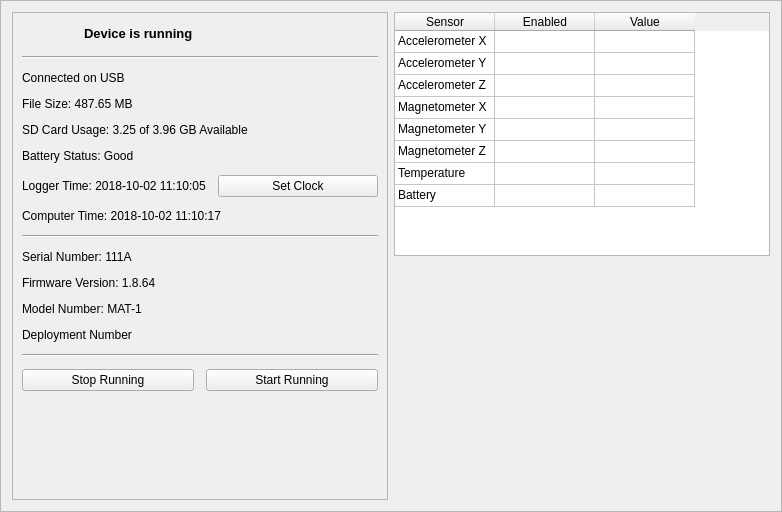
<?xml version="1.0" encoding="UTF-8"?>
<ui version="4.0">
 <class>Frame</class>
 <widget class="QFrame" name="Frame">
  <property name="geometry">
   <rect>
    <x>0</x>
    <y>0</y>
    <width>782</width>
    <height>512</height>
   </rect>
  </property>
  <property name="windowTitle">
   <string>Frame</string>
  </property>
  <property name="frameShape">
   <enum>QFrame::StyledPanel</enum>
  </property>
  <property name="frameShadow">
   <enum>QFrame::Raised</enum>
  </property>
  <layout class="QGridLayout" name="gridLayout" columnstretch="1,1">
   <item row="0" column="0" rowspan="2">
    <widget class="QFrame" name="frame_2">
     <property name="frameShape">
      <enum>QFrame::StyledPanel</enum>
     </property>
     <property name="frameShadow">
      <enum>QFrame::Raised</enum>
     </property>
     <layout class="QVBoxLayout" name="verticalLayout">
      <property name="spacing">
       <number>12</number>
      </property>
      <item>
       <layout class="QHBoxLayout" name="horizontalLayout">
        <item>
         <widget class="QPushButton" name="pushButton_4">
          <property name="maximumSize">
           <size>
            <width>50</width>
            <height>50</height>
           </size>
          </property>
          <property name="text">
           <string/>
          </property>
          <property name="icon">
           <iconset resource="icons.qrc">
            <normaloff>:/icons/icons/icons8-running-rabbit-48.png</normaloff>:/icons/icons/icons8-running-rabbit-48.png</iconset>
          </property>
          <property name="iconSize">
           <size>
            <width>48</width>
            <height>48</height>
           </size>
          </property>
          <property name="flat">
           <bool>true</bool>
          </property>
         </widget>
        </item>
        <item>
         <widget class="QLabel" name="label_2">
          <property name="font">
           <font>
            <pointsize>10</pointsize>
            <weight>75</weight>
            <bold>true</bold>
           </font>
          </property>
          <property name="text">
           <string>Device is running</string>
          </property>
         </widget>
        </item>
       </layout>
      </item>
      <item>
       <widget class="Line" name="line_3">
        <property name="orientation">
         <enum>Qt::Horizontal</enum>
        </property>
       </widget>
      </item>
      <item>
       <widget class="QLabel" name="label">
        <property name="text">
         <string>Connected on USB</string>
        </property>
       </widget>
      </item>
      <item>
       <widget class="QLabel" name="label_3">
        <property name="text">
         <string>File Size: 487.65 MB</string>
        </property>
       </widget>
      </item>
      <item>
       <widget class="QLabel" name="label_4">
        <property name="text">
         <string>SD Card Usage: 3.25 of 3.96 GB Available</string>
        </property>
       </widget>
      </item>
      <item>
       <widget class="QLabel" name="label_5">
        <property name="text">
         <string>Battery Status: Good</string>
        </property>
       </widget>
      </item>
      <item>
       <layout class="QHBoxLayout" name="horizontalLayout_3">
        <item>
         <widget class="QLabel" name="label_6">
          <property name="text">
           <string>Logger Time: 2018-10-02 11:10:05</string>
          </property>
         </widget>
        </item>
        <item>
         <widget class="QPushButton" name="pushButton">
          <property name="text">
           <string>Set Clock</string>
          </property>
         </widget>
        </item>
       </layout>
      </item>
      <item>
       <widget class="QLabel" name="label_11">
        <property name="text">
         <string>Computer Time: 2018-10-02 11:10:17</string>
        </property>
       </widget>
      </item>
      <item>
       <widget class="Line" name="line">
        <property name="orientation">
         <enum>Qt::Horizontal</enum>
        </property>
       </widget>
      </item>
      <item>
       <widget class="QLabel" name="label_8">
        <property name="text">
         <string>Serial Number: 111A</string>
        </property>
       </widget>
      </item>
      <item>
       <widget class="QLabel" name="label_7">
        <property name="text">
         <string>Firmware Version: 1.8.64</string>
        </property>
       </widget>
      </item>
      <item>
       <widget class="QLabel" name="label_9">
        <property name="text">
         <string>Model Number: MAT-1</string>
        </property>
       </widget>
      </item>
      <item>
       <widget class="QLabel" name="label_10">
        <property name="text">
         <string>Deployment Number</string>
        </property>
       </widget>
      </item>
      <item>
       <widget class="Line" name="line_2">
        <property name="orientation">
         <enum>Qt::Horizontal</enum>
        </property>
       </widget>
      </item>
      <item>
       <layout class="QHBoxLayout" name="horizontalLayout_2">
        <item>
         <widget class="QPushButton" name="pushButton_3">
          <property name="text">
           <string>Stop Running</string>
          </property>
          <property name="icon">
           <iconset resource="icons.qrc">
            <normaloff>:/icons/icons/icons8-stop-sign-48.png</normaloff>:/icons/icons/icons8-stop-sign-48.png</iconset>
          </property>
          <property name="iconSize">
           <size>
            <width>36</width>
            <height>36</height>
           </size>
          </property>
         </widget>
        </item>
        <item>
         <widget class="QPushButton" name="pushButton_2">
          <property name="text">
           <string>Start Running</string>
          </property>
          <property name="icon">
           <iconset resource="icons.qrc">
            <normaloff>:/icons/icons/icons8-go-48.png</normaloff>:/icons/icons/icons8-go-48.png</iconset>
          </property>
          <property name="iconSize">
           <size>
            <width>36</width>
            <height>36</height>
           </size>
          </property>
         </widget>
        </item>
       </layout>
      </item>
      <item>
       <spacer name="verticalSpacer_2">
        <property name="orientation">
         <enum>Qt::Vertical</enum>
        </property>
        <property name="sizeHint" stdset="0">
         <size>
          <width>20</width>
          <height>40</height>
         </size>
        </property>
       </spacer>
      </item>
     </layout>
    </widget>
   </item>
   <item row="0" column="1">
    <widget class="QTableWidget" name="tableWidget">
     <property name="showGrid">
      <bool>true</bool>
     </property>
     <property name="cornerButtonEnabled">
      <bool>false</bool>
     </property>
     <attribute name="horizontalHeaderVisible">
      <bool>true</bool>
     </attribute>
     <attribute name="verticalHeaderVisible">
      <bool>false</bool>
     </attribute>
     <attribute name="verticalHeaderDefaultSectionSize">
      <number>22</number>
     </attribute>
     <row>
      <property name="text">
       <string>Accelerometer X</string>
      </property>
     </row>
     <row>
      <property name="text">
       <string>Accelerometer Y</string>
      </property>
     </row>
     <row>
      <property name="text">
       <string>Accelerometer Z</string>
      </property>
     </row>
     <row>
      <property name="text">
       <string>Magnetometer X</string>
      </property>
     </row>
     <row>
      <property name="text">
       <string>Magnetometer Y</string>
      </property>
     </row>
     <row>
      <property name="text">
       <string>Magnetometer Z</string>
      </property>
     </row>
     <row>
      <property name="text">
       <string>Temperature</string>
      </property>
     </row>
     <row>
      <property name="text">
       <string>Battery</string>
      </property>
     </row>
     <column>
      <property name="text">
       <string>Sensor</string>
      </property>
     </column>
     <column>
      <property name="text">
       <string>Enabled</string>
      </property>
     </column>
     <column>
      <property name="text">
       <string>Value</string>
      </property>
     </column>
     <item row="0" column="0">
      <property name="text">
       <string>Accelerometer X</string>
      </property>
     </item>
     <item row="1" column="0">
      <property name="text">
       <string>Accelerometer Y</string>
      </property>
     </item>
     <item row="2" column="0">
      <property name="text">
       <string>Accelerometer Z</string>
      </property>
     </item>
     <item row="3" column="0">
      <property name="text">
       <string>Magnetometer X</string>
      </property>
     </item>
     <item row="3" column="1">
      <property name="text">
       <string/>
      </property>
     </item>
     <item row="4" column="0">
      <property name="text">
       <string>Magnetometer Y</string>
      </property>
     </item>
     <item row="5" column="0">
      <property name="text">
       <string>Magnetometer Z</string>
      </property>
     </item>
     <item row="6" column="0">
      <property name="text">
       <string>Temperature</string>
      </property>
     </item>
     <item row="7" column="0">
      <property name="text">
       <string>Battery</string>
      </property>
     </item>
    </widget>
   </item>
   <item row="1" column="1">
    <spacer name="verticalSpacer">
     <property name="orientation">
      <enum>Qt::Vertical</enum>
     </property>
     <property name="sizeHint" stdset="0">
      <size>
       <width>20</width>
       <height>40</height>
      </size>
     </property>
    </spacer>
   </item>
  </layout>
 </widget>
 <resources>
  <include location="icons.qrc"/>
 </resources>
 <connections/>
</ui>
